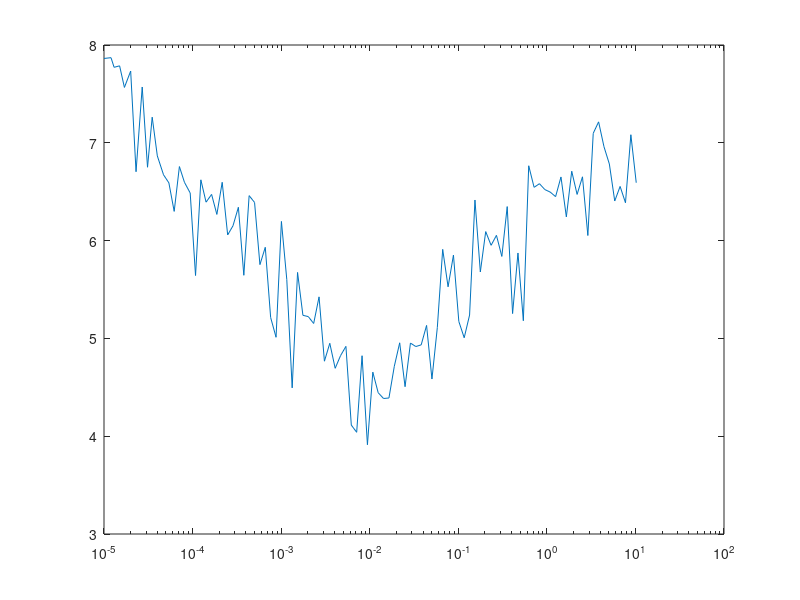
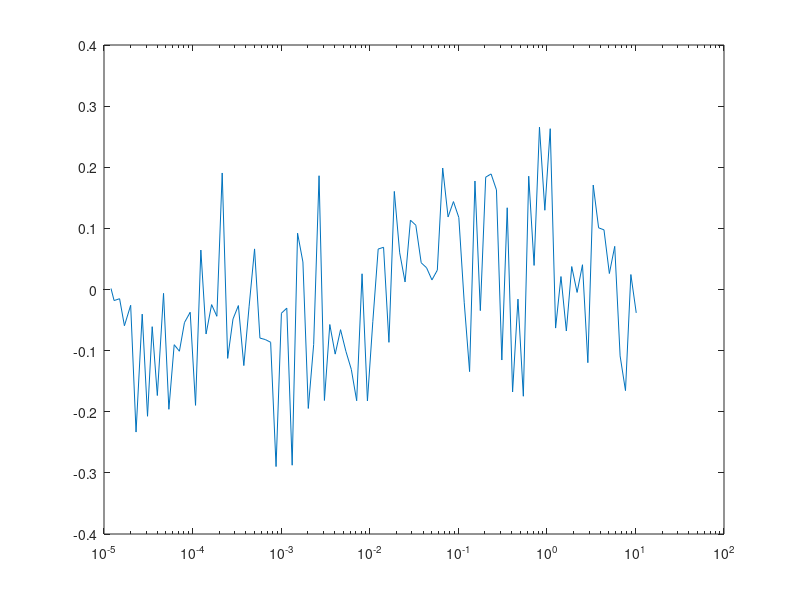

Here is the MATLAB script that generated these plots, in order:
clear
close all;

lr = [0.000010
0.000012
0.000013
0.000015
0.000017
0.000020
0.000023
0.000027
0.000031
0.000035
0.000040
0.000047
0.000054
0.000062
0.000071
0.000081
0.000094
0.000108
0.000124
0.000142
0.000164
0.000188
0.000216
0.000249
0.000286
0.000329
0.000379
0.000435
0.000501
0.000576
0.000662
0.000761
0.000876
0.001007
0.001158
0.001332
0.001532
0.001761
0.002025
0.002329
0.002679
0.003080
0.003542
0.004074
0.004685
0.005388
0.006196
0.007125
0.008194
0.009423
0.010837
0.012462
0.014331
0.016481
0.018953
0.021796
0.025066
0.028826
0.033149
0.038122
0.043840
0.050416
0.057978
0.066675
0.076676
0.088178
0.101405
0.116615
0.134108
0.154224
0.177357
0.203961
0.234555
0.269738
0.310199
0.356729
0.410238
0.471774
0.542540
0.623921
0.717509
0.825135
0.948905
1.091241
1.254927
1.443166
1.659641
1.908588
2.194876
2.524107
2.902723
3.338132
3.838852
4.414679
5.076881
5.838413
6.714175
7.721302
8.879497
10.211421];

loss = [7.862374
7.870405
7.771949
7.787009
7.566071
7.733312
6.704276
7.570509
6.750152
7.261982
6.866084
6.672805
6.590648
6.298755
6.757052
6.595728
6.486756
5.642969
6.621517
6.393176
6.472243
6.267687
6.596249
6.058064
6.151696
6.340888
5.645424
6.459932
6.390144
5.754430
5.931551
5.213816
5.011546
6.196012
5.601851
4.494273
5.674572
5.236257
5.222935
5.152613
5.424874
4.766945
4.949891
4.694318
4.824037
4.918430
4.113710
4.040040
4.822907
3.912708
4.655045
4.444558
4.385447
4.390773
4.715075
4.955003
4.506167
4.952337
4.916849
4.933915
5.132740
4.584652
5.110647
5.910470
5.527468
5.851896
5.173183
5.006588
5.238864
6.415123
5.679238
6.092204
5.951892
6.053728
5.838257
6.347813
5.253940
5.873345
5.180672
6.765231
6.544772
6.581923
6.521677
6.496094
6.449677
6.650800
6.242509
6.709395
6.472134
6.652347
6.052146
7.097000
7.214063
6.960054
6.783081
6.404983
6.553833
6.387044
7.082532
6.591753
];

sma = 1;
derivatives = (loss(1+sma:end) - loss(1:end-sma))/sma;
derivatives = filter(ones(1,5)/5,1,derivatives);
figure();
semilogx(lr, loss);
figure();
semilogx(lr(2:end), derivatives)

